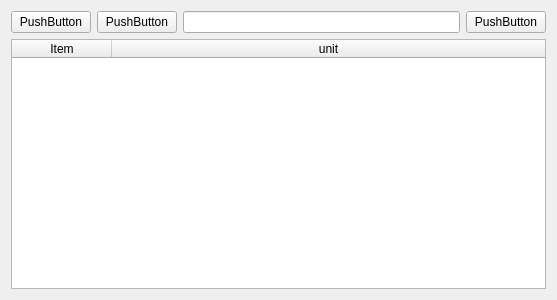
<?xml version="1.0" encoding="UTF-8"?>
<ui version="4.0">
 <class>Form</class>
 <widget class="QWidget" name="Form">
  <property name="geometry">
   <rect>
    <x>0</x>
    <y>0</y>
    <width>557</width>
    <height>300</height>
   </rect>
  </property>
  <property name="windowTitle">
   <string>Parts</string>
  </property>
  <layout class="QGridLayout" name="gridLayout">
   <item row="0" column="0">
    <layout class="QHBoxLayout" name="horizontalLayout">
     <item>
      <widget class="QPushButton" name="pushButton">
       <property name="text">
        <string>PushButton</string>
       </property>
      </widget>
     </item>
     <item>
      <widget class="QPushButton" name="pushButton_2">
       <property name="text">
        <string>PushButton</string>
       </property>
      </widget>
     </item>
    </layout>
   </item>
   <item row="0" column="1">
    <layout class="QHBoxLayout" name="horizontalLayout_2">
     <item>
      <widget class="QLineEdit" name="lineEdit"/>
     </item>
     <item>
      <widget class="QPushButton" name="pushButton_3">
       <property name="text">
        <string>PushButton</string>
       </property>
      </widget>
     </item>
    </layout>
   </item>
   <item row="1" column="0" colspan="2">
    <widget class="QTableWidget" name="tableWidget">
     <attribute name="horizontalHeaderStretchLastSection">
      <bool>true</bool>
     </attribute>
     <column>
      <property name="text">
       <string>Item</string>
      </property>
     </column>
     <column>
      <property name="text">
       <string>unit</string>
      </property>
     </column>
    </widget>
   </item>
  </layout>
 </widget>
 <resources/>
 <connections/>
</ui>
